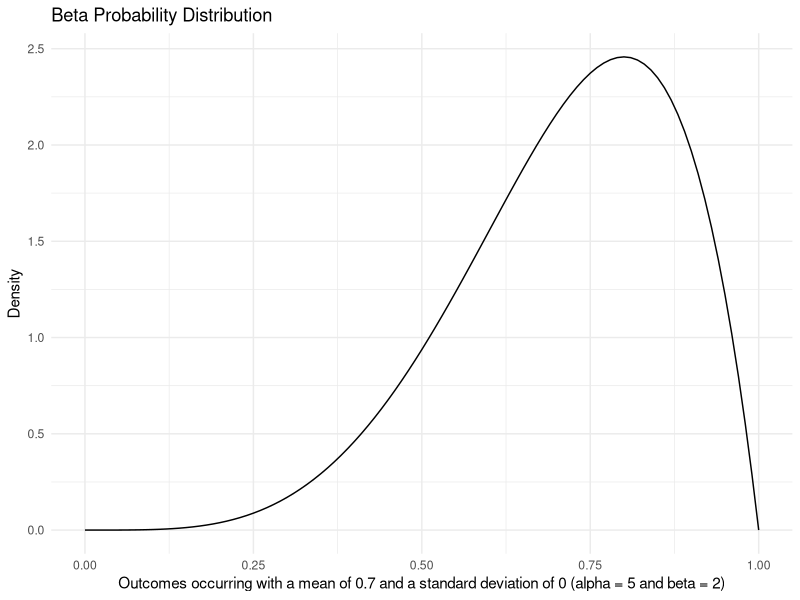

Write R code to recreate this figure.
libs = c("ggplot2")
lapply(libs, require, character.only = T)

# ADD MOMENT GENERATORS
# ADD HALF NORMAL + other rstan functions in https://mc-stan.org/docs/2_29/functions-reference/von-mises-distribution.html
# ADD output code for random number generation of each distribution

# Discrete Variables ####
# Binomial
# Number of successes in n trials
pbinomd = function(x = 1:10, # number of successes (0 above n)
                   n = 5, # the number of Bernoulli trials run
                   p = 0.5 # probability that each Bernoulli trial is a success
){
  dens = dbinom(x = x, size = n, prob = p)
  df = data.frame(Value = x, Density = dens)
  with(df, barplot(Density~Value, 
                   main = "Binomial Probability Distribution",
                   xlab = paste0("Number of successes in ", n, 
                                 " trials with a ", p*100, 
                                 "% probability of success.")))
}
# pbinomd()


# Bernoulli
# Binomial with N = 1. One run of an experiment with a binary outcome (e.g., toss a coin; can get either heads or tails)
pbernd = function(x = 0:1, # fail/success
                  p = 0.8 # probability that the Bernoulli trial is a success
){
  dens = dbinom(x = x, size = 1, prob = p)
  df = data.frame(Value = x, Density = dens)
  with(df, barplot(Density~Value, 
                   main = "Bernoulli Probability Distribution",
                   xlab = paste0("Fails (0) and successes (1) in a trial with a ", 
                                 p*100, "% probability of success")))
}
# pbernd()


# Poisson
# Probability of a fixed number of events in a given interval (often of time or space), given that events occur at a constant rate
ppoisd = function(x = 1:10, # number of events
                  lambda = 5 # the rate at which events occur
){
  dens = dpois(x = x, lambda = lambda, log = F)
  df = data.frame(Value = x, Density = dens)
  with(df, barplot(Density~Value, 
                   main = "Poisson Probability Distribution",
                   xlab = paste0("Number of events occurring at a rate of ", lambda)))
}
# ppoisd()

plpoisd = function(x = 1:10, # number of events
                   lambda = 5 # the rate at which events occur
){
  dens = dpois(x = x, lambda = lambda, log = T)
  df = data.frame(Value = x, Density = dens)
  with(df, barplot(Density~Value, main = "Poisson Log-Probability Distribution",
                   xlab = paste0("Number of events occurring at a rate of ", lambda)))
}
# plpoisd()


# Negative Binomial
# In a sequence of independent and identically distributed Bernoulli trials with success probability p, if X = number of trials until the rth success, then X ~ NBin(r, p).
pnbinomd = function(x = 1:100, # number of trials until rth success
                    r = 50, # number successes required
                    p = 0.5 # success probability
){
  dens = dnbinom(x = x, size = r, prob = p)
  df = data.frame(Value = x, Density = dens)
  with(df, barplot(Density~Value, 
                   main = "Negative Binomial Probability Distribution",
                   xlab = paste0("Number of trials until the ", r,
                                 "th success with a probability of ", p*100, 
                                 "% per trial")))
}
# pnbinomd()

# Geometric
# In a sequence of independent and identically distributed Bernoulli trials with success probability p, if X = number of trials until the 1st success, then X ~ Geo(p).
pgeomd = function(x = 1:10, # number of trials until first success
                  p = 0.5 # success probability
){
  dens = dgeom(x = x, prob = p, log = F)
  df = data.frame(Value = x, Density = dens)
  with(df, barplot(Density~Value, main = "Geometric Probability Distribution",
                   xlab = paste0("Number of trials until the 1st success with 
                               a probability of ", p*100, 
                                 "% per trial")))
}
# pgeomd()

plgeomd = function(x = 1:10, # number of trials until first success
                   p = 0.5 # success probability
){
  dens = dgeom(x = x, prob = p, log = T)
  df = data.frame(Value = x, Density = dens)
  with(df, barplot(Density~Value, main = "Geometric Log-Probability Distribution",
                   xlab = paste0("Number of trials until the 1st success with 
                               a probability of ", p*100, 
                                 "% per trial")))
}
# plgeomd()

# Hypergeometric
# In a population of total size N with two types of individuals, Type 1 and Type 2 (M type 1's and N - M type 2's), X = number of Type 1's in a sample of size n drawn without replacement
phyperd = function(draws = 1:10, # number of type 1's drawn in sample os size = trials
                   type1 = 5, # number of individuals of type 1
                   type2 = 5, # number of individuals of type 2
                   trials = 8 # number of trials
){
  dens = dhyper(x = draws, m = type1, n = type2, k = trials, log = F)
  df = data.frame(Value = draws, Density = dens)
  with(df, barplot(Density~Value, main = "Hypergeometric Probability Distribution",
                   xlab = paste0("Number of As in a sample drawn without replacement in ", trials, " trials from a pop with ", type1, " As and ", 
                                 type2, " Bs")))
}
# phyperd()

# Continuous Variables ####
# Uniform
# Within some bounded interval, all outcomes have an equal probability of occurrence.
punifd = function(x = seq(0, 1, by = 0.01), # outcome
                  a = 0.1, # minumum value
                  b = 0.9 # maxumum value
){
  dens = dunif(x = x, min = a, max = b)
  df = data.frame(Value = x, Density = dens)
  ggplot(df) + geom_line(aes(x = Value, y = Density)) + 
    theme_minimal() + labs(title = "Uniform Probability Distribution",
                           x = paste0("Outcomes within minimum, ", a, 
                                      ", and maximum, ", b))
}
# punifd()

# Normal
# Among other process bases, according to the Central Limit Theorem, the averages of samples of observations of random variables independently drawn from independent distributions converge in distribution to the normal
pnormd = function(x = seq(0, 100, by = 0.01), # outcome
                  mu = 25, # mean value
                  sigma = 2 # standard deviation
){
  dens = dnorm(x =x, mean = mu, sd = sigma, log = F)
  df = data.frame(Value = x, Density = dens)
  ggplot(df) + geom_line(aes(x = Value, y = Density)) + 
    theme_minimal() + labs(title = "Normal Probability Distribution",
                           x = paste0("Outcomes with a mean of ", mu, 
                                      " and a standard deviation of ", sigma))
}
# pnormd()

plnormd = function(x = seq(0, 5, by = 0.01), # outcome
                   mu = 5, # mean value
                   sigma = 2 # standard deviation
){
  dens = dnorm(x =x, mean = mu, sd = sigma, log = T)
  df = data.frame(Value = x, Density = dens)
  ggplot(df) + geom_line(aes(x = Value, y = Density)) + 
    theme_minimal() + labs(title = "Normal Log-Probability Distribution",
                           x = paste0("Outcomes with a mean of ", mu, 
                                      " and a standard deviation of ", sigma))
}
# plnormd()

# Exponential
# Describes the time between events in a Poisson point process
pexpd = function(x = seq(0, 1, by = 0.01), # outcome
                 rate = 5 # rate at which events occur
){
  dens = dexp(x = x, rate = rate)
  df = data.frame(Value = x, Density = dens)
  ggplot(df) + geom_line(aes(x = Value, y = Density)) + 
    theme_minimal() + labs(title = "Exponential Probability Distribution",
                           x = paste0("Outcomes occurring with a rate of ", rate))
}
# pexpd()

# Gamma
# A stochastic process with independent, non-negative increments having a gamma distribution with an identical scale parameter and a time-dependent shape parameter.
pgammad = function(x = seq(0, 1, by = 0.01), # outcome
                   alpha = 5, # shape parameter
                   beta = 2 # rate paramter 
){
  mu = round(alpha / beta, digits = 1)
  sigma = round(alpha / beta^2, digits = 1)
  dens = dgamma(x = x, shape = alpha, rate = beta)
  df = data.frame(Value = x, Density = dens)
  ggplot(df) + geom_line(aes(x = Value, y = Density)) + 
    theme_minimal() + labs(title = "Gamma Probability Distribution",
                           x = paste0("Outcomes occurring with a mean of ", mu,
                                      " and a standard deviation of ", sigma, 
                                      " (alpha = ", alpha, " and beta = ", beta, 
                                      ")"))
}
# pgammad()

# Beta
# Continuous distribution bounded to lie between 0 and 1. Commonly used as a distribution describing p, the per-trial success probability for Bernoulli trials.
pbetad = function(x = seq(0, 1, by = 0.01), # outcome
                  alpha = 5, # shape parameter 1
                  beta = 2 # shape paramter 2
){
  mu = alpha / (alpha + beta)
  mu = round(mu, digits = 1)
  sigma = (alpha * beta) / ((alpha + beta)^2 * (alpha + beta + 1))
  sigma = round(sigma, digits = 1)
  dens = dbeta(x = x, shape1 = alpha, shape2 = beta)
  df = data.frame(Value = x, Density = dens)
  ggplot(df) + geom_line(aes(x = Value, y = Density)) + 
    theme_minimal() + labs(title = "Beta Probability Distribution",
                           x = paste0("Outcomes occurring with a mean of ", mu,
                                      " and a standard deviation of ", sigma, 
                                      " (alpha = ", alpha, " and beta = ", beta, 
                                      ")"))
} 
pbetad()

# Von Mises
# he maximum entropy distribution for circular data when the real and imaginary parts of the first circular moment are specified

pvonmisesd = function(x = seq(-pi, pi, by = 0.01), # outcome
                      mu = 1, # mean direction
                      kappa = 0.1 # concentrtion around mean
){
  dens = circular::dvonmises(x = x, mu = mu, kappa = kappa)
  df = data.frame(Value = x, Density = dens)
  ggplot(df) + geom_line(aes(x = Value, y = Density)) + coord_polar() +
    theme_minimal() + labs(title = "Von Mises Probability Distribution",
                           x = paste0("Angles occuring with a mean of ", mu,
                                      " radians and a concentration of ", kappa))
}
# pvonmisesd()
